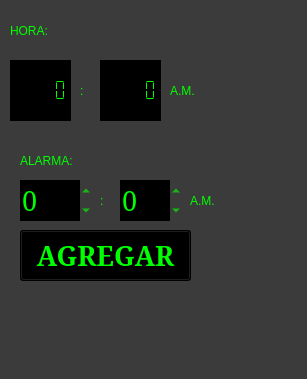
<?xml version="1.0" encoding="UTF-8"?>
<ui version="4.0">
 <class>MainWindow</class>
 <widget class="QMainWindow" name="MainWindow">
  <property name="geometry">
   <rect>
    <x>0</x>
    <y>0</y>
    <width>307</width>
    <height>379</height>
   </rect>
  </property>
  <property name="windowTitle">
   <string>MainWindow</string>
  </property>
  <property name="styleSheet">
   <string notr="true">background-color: rgb(59, 59, 59);</string>
  </property>
  <widget class="QWidget" name="centralwidget">
   <widget class="QSpinBox" name="sbHora">
    <property name="geometry">
     <rect>
      <x>20</x>
      <y>180</y>
      <width>71</width>
      <height>41</height>
     </rect>
    </property>
    <property name="font">
     <font>
      <family>MS Serif</family>
      <pointsize>20</pointsize>
      <weight>9</weight>
      <italic>false</italic>
      <bold>false</bold>
     </font>
    </property>
    <property name="styleSheet">
     <string notr="true">background-color: rgb(0, 0, 0);
font: 75 20pt &quot;MS Serif&quot;;
color: rgb(0, 255, 0);</string>
    </property>
    <property name="wrapping">
     <bool>true</bool>
    </property>
    <property name="frame">
     <bool>false</bool>
    </property>
   </widget>
   <widget class="QSpinBox" name="sbMinutos">
    <property name="geometry">
     <rect>
      <x>120</x>
      <y>180</y>
      <width>61</width>
      <height>41</height>
     </rect>
    </property>
    <property name="font">
     <font>
      <family>MS Serif</family>
      <pointsize>20</pointsize>
      <weight>9</weight>
      <italic>false</italic>
      <bold>false</bold>
     </font>
    </property>
    <property name="styleSheet">
     <string notr="true">background-color: rgb(0, 0, 0);
font: 75 20pt &quot;MS Serif&quot;;
color: rgb(0, 255, 0);</string>
    </property>
    <property name="wrapping">
     <bool>true</bool>
    </property>
    <property name="frame">
     <bool>false</bool>
    </property>
   </widget>
   <widget class="QLabel" name="label">
    <property name="geometry">
     <rect>
      <x>20</x>
      <y>150</y>
      <width>151</width>
      <height>21</height>
     </rect>
    </property>
    <property name="styleSheet">
     <string notr="true">color: rgb(0, 255, 0);
font: 75 20pt &quot;MS Serif&quot;;</string>
    </property>
    <property name="text">
     <string>ALARMA:</string>
    </property>
   </widget>
   <widget class="QLabel" name="label_2">
    <property name="geometry">
     <rect>
      <x>100</x>
      <y>180</y>
      <width>16</width>
      <height>41</height>
     </rect>
    </property>
    <property name="styleSheet">
     <string notr="true">color: rgb(0, 255, 0);
font: 75 20pt &quot;MS Serif&quot;;</string>
    </property>
    <property name="text">
     <string>:</string>
    </property>
   </widget>
   <widget class="QPushButton" name="btnAgregar">
    <property name="geometry">
     <rect>
      <x>20</x>
      <y>230</y>
      <width>171</width>
      <height>51</height>
     </rect>
    </property>
    <property name="font">
     <font>
      <family>MS Serif</family>
      <pointsize>20</pointsize>
      <weight>75</weight>
      <bold>true</bold>
     </font>
    </property>
    <property name="styleSheet">
     <string notr="true">color: rgb(0, 255, 0);
background-color: rgb(0, 0, 0);</string>
    </property>
    <property name="text">
     <string>AGREGAR</string>
    </property>
   </widget>
   <widget class="QLabel" name="lblPeriodo2">
    <property name="geometry">
     <rect>
      <x>190</x>
      <y>190</y>
      <width>71</width>
      <height>21</height>
     </rect>
    </property>
    <property name="styleSheet">
     <string notr="true">color: rgb(0, 255, 0);
font: 75 20pt &quot;MS Serif&quot;;</string>
    </property>
    <property name="text">
     <string>A.M.</string>
    </property>
   </widget>
   <widget class="QLCDNumber" name="lcdHora">
    <property name="geometry">
     <rect>
      <x>10</x>
      <y>60</y>
      <width>61</width>
      <height>61</height>
     </rect>
    </property>
    <property name="styleSheet">
     <string notr="true">background-color: rgb(0, 0, 0);
font: 75 20pt &quot;MS Serif&quot;;
color: rgb(0, 255, 0);</string>
    </property>
    <property name="frameShape">
     <enum>QFrame::NoFrame</enum>
    </property>
    <property name="frameShadow">
     <enum>QFrame::Raised</enum>
    </property>
    <property name="smallDecimalPoint">
     <bool>false</bool>
    </property>
    <property name="segmentStyle">
     <enum>QLCDNumber::Flat</enum>
    </property>
   </widget>
   <widget class="QLCDNumber" name="lcdMinutos">
    <property name="geometry">
     <rect>
      <x>100</x>
      <y>60</y>
      <width>61</width>
      <height>61</height>
     </rect>
    </property>
    <property name="styleSheet">
     <string notr="true">background-color: rgb(0, 0, 0);
font: 75 20pt &quot;MS Serif&quot;;
color: rgb(0, 255, 0);</string>
    </property>
    <property name="frameShape">
     <enum>QFrame::NoFrame</enum>
    </property>
    <property name="segmentStyle">
     <enum>QLCDNumber::Flat</enum>
    </property>
   </widget>
   <widget class="QLabel" name="label_3">
    <property name="geometry">
     <rect>
      <x>80</x>
      <y>70</y>
      <width>16</width>
      <height>41</height>
     </rect>
    </property>
    <property name="styleSheet">
     <string notr="true">color: rgb(0, 255, 0);
font: 75 20pt &quot;MS Serif&quot;;</string>
    </property>
    <property name="text">
     <string>:</string>
    </property>
   </widget>
   <widget class="QLabel" name="label_4">
    <property name="geometry">
     <rect>
      <x>10</x>
      <y>20</y>
      <width>101</width>
      <height>21</height>
     </rect>
    </property>
    <property name="styleSheet">
     <string notr="true">color: rgb(0, 255, 0);
font: 75 20pt &quot;MS Serif&quot;;</string>
    </property>
    <property name="text">
     <string>HORA:</string>
    </property>
   </widget>
   <widget class="QLabel" name="lblPeriodo1">
    <property name="geometry">
     <rect>
      <x>170</x>
      <y>80</y>
      <width>71</width>
      <height>21</height>
     </rect>
    </property>
    <property name="styleSheet">
     <string notr="true">color: rgb(0, 255, 0);
font: 75 20pt &quot;MS Serif&quot;;</string>
    </property>
    <property name="text">
     <string>A.M.</string>
    </property>
   </widget>
  </widget>
  <widget class="QMenuBar" name="menubar">
   <property name="geometry">
    <rect>
     <x>0</x>
     <y>0</y>
     <width>307</width>
     <height>21</height>
    </rect>
   </property>
  </widget>
  <widget class="QStatusBar" name="statusbar"/>
 </widget>
 <resources/>
 <connections/>
</ui>
